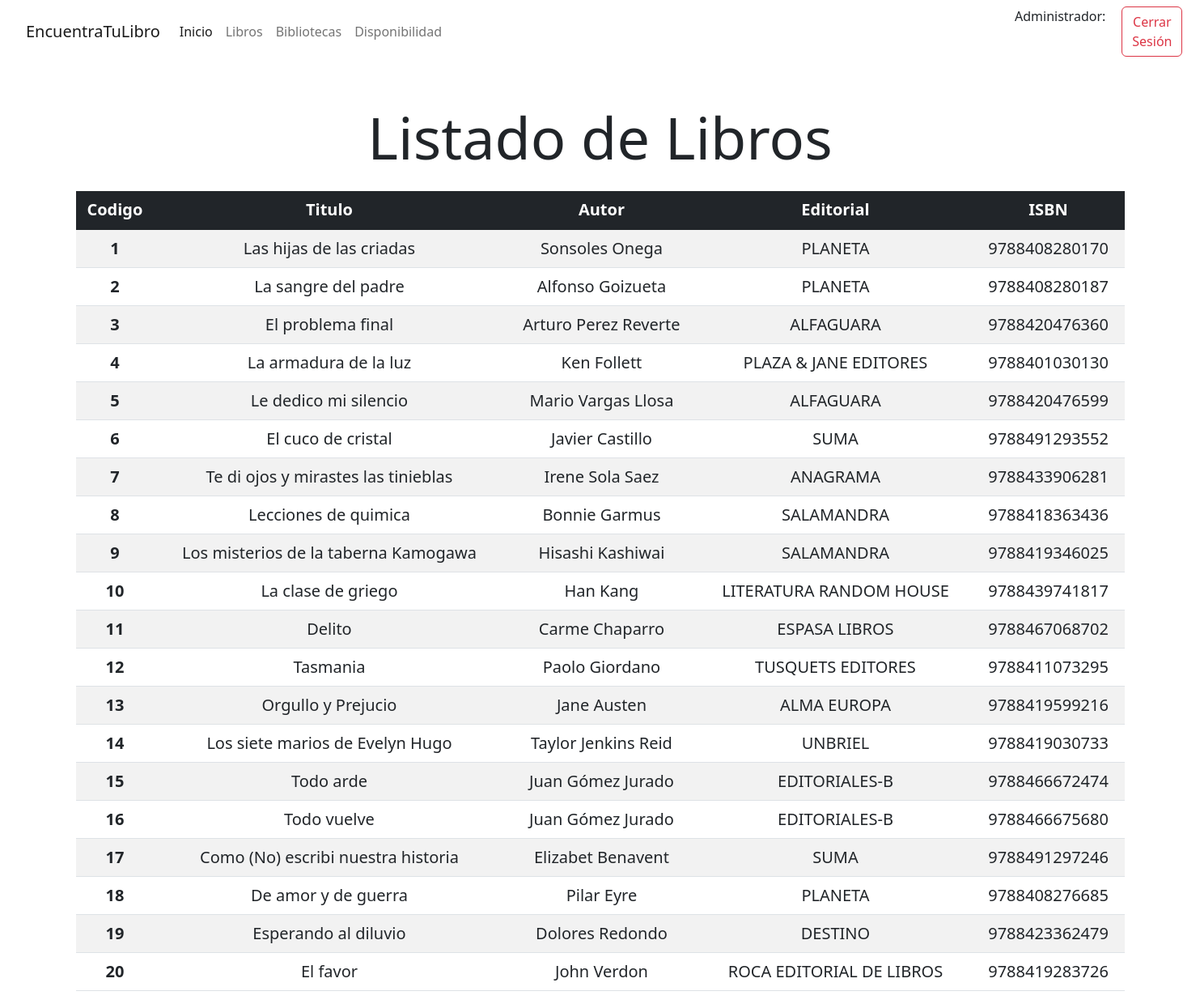
Page /pages/libros.php on the earlier database version.
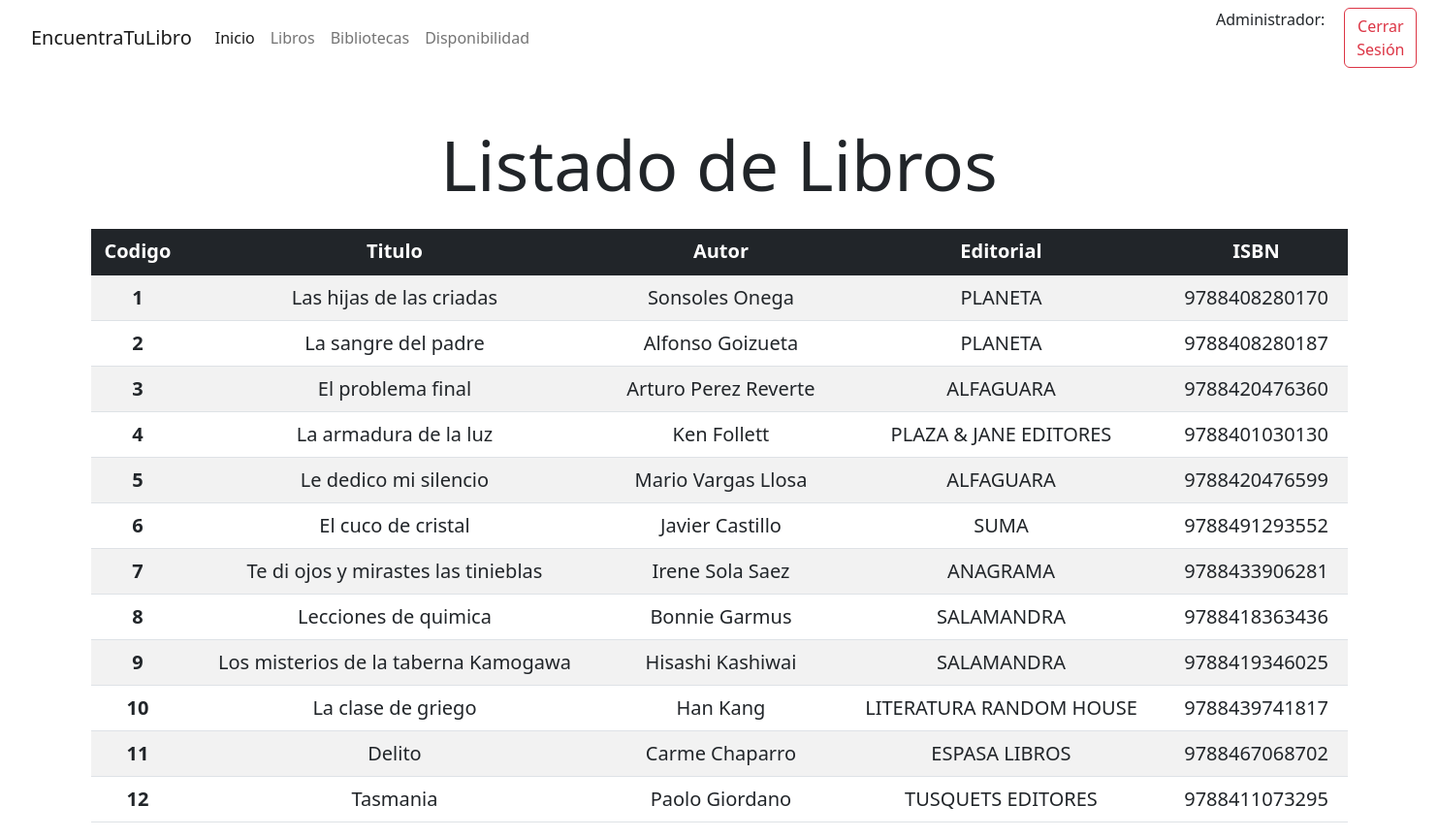
Same page on the later database version.
### tables this page shows
CREATE TABLE `libros` (
  `Id` int(11) NOT NULL,
  `Titulo` varchar(100) NOT NULL,
  `Autor` varchar(50) NOT NULL,
  `Editorial` varchar(100) DEFAULT NULL,
  `ISBN` bigint(15) NOT NULL
);

### scripts/conexionBD.php (the view, shortened to what this page needs)
<?php
function getAllBooks($cadenaConexion) {
    $bd = new PDO($cadenaConexion, 'root', '');
    $ini = $bd->prepare('SELECT * FROM LIBROS');
    $ini->execute();
    $books = $ini->fetchAll(PDO::FETCH_ASSOC);
    foreach ($books as $book) {
        echo '<tr class="fs-5">'
        . '<th scope="row">' . $book['Id'] . '</th>'
        . '<td>' . $book['Titulo'] . '</td>'
        . '<td>' . $book['Autor'] . '</td>'
        . '<td>' . $book['Editorial'] . '</td>'
        . '<td>' . $book['ISBN'] . '</td>'
        . '</tr>';
    }
}
?>

### pages/libros.php (shortened to what this page needs)
<?php
include '../scripts/conexionBD.php';
?>
<!DOCTYPE html>
<html lang="es">
    <head>
        <link href="https://cdn.jsdelivr.net/npm/bootstrap@5.2.3/dist/css/bootstrap.min.css" rel="stylesheet">
        <link rel="stylesheet" href="../css/admin.css">
    </head>
    <body>
        <div class="nav">
            <nav class="navbar navbar-expand-lg bg-body-tertiary">
                <div class="container-fluid">
                    <a class="navbar-brand" href="#">EncuentraTuLibro</a>
                    <div class="collapse navbar-collapse" id="navbarSupportedContent">
                        <ul class="navbar-nav me-auto mb-2 mb-lg-0">
                            <li class="nav-item">
                                <a class="nav-link active" aria-current="page" href="admin.php">Inicio</a>
                            </li>
                            <li class="nav-item">
                                <a class="nav-link" aria-current="page" href="libros.php">Libros</a>
                            </li>
                            <li class="nav-item">
                                <a class="nav-link" href="bibliotecas.php">Bibliotecas</a>
                            </li>
                            <li class="nav-item">
                                <a class="nav-link" href="disponibilidad.php">Disponibilidad</a>
                            </li>
                        </ul>
                        <div class="d-flex div_boton">
                            <p class="p">Administrador:
                            </p>
                            <form method="POST" action="../index.php">
                                <button class="btn btn-outline-danger" name="cerrar_sesion">Cerrar Sesión</button>
                            </form>
                        </div>
                    </div>
                </div>
            </nav>
        </div>
        <div class="container-xl mt-5 text-center">
            <h1 class="m-4 display-2">Listado de Libros</h1>
            <table class="table table-striped table-hover">
                <thead class="table-dark">
                    <tr class="fs-5">
                        <th scope="col">Codigo</th>
                        <th scope="col">Titulo</th>
                        <th scope="col">Autor</th>
                        <th scope="col">Editorial</th>
                        <th scope="col">ISBN</th>
                    </tr>
                </thead>
                <tbody class="table-group-divider">
                    <?php
                    getAllBooks($cadenaConexion);
                    ?>
                </tbody>
            </table>
        </div>
    </body>
</html>

### css/admin.css (style rules this page uses)
.nav { margin-left: 20px; margin-right: 20px; }
.div_boton { margin-left: 700px; }
.p { padding-right: 20px; }

Differences in the rows shown:
removed libros: Id "13", Titulo "Orgullo y Prejucio", Autor "Jane Austen", Editorial "ALMA EUROPA", ISBN "9788419599216"
removed libros: Id "14", Titulo "Los siete marios de Evelyn Hugo", Autor "Taylor Jenkins Reid", Editorial "UNBRIEL", ISBN "9788419030733"
removed libros: Id "15", Titulo "Todo arde", Autor "Juan Gómez Jurado", Editorial "EDITORIALES-B", ISBN "9788466672474"
removed libros: Id "16", Titulo "Todo vuelve", Autor "Juan Gómez Jurado", Editorial "EDITORIALES-B", ISBN "9788466675680"
removed libros: Id "17", Titulo "Como (No) escribi nuestra historia", Autor "Elizabet Benavent", Editorial "SUMA", ISBN "9788491297246"
removed libros: Id "18", Titulo "De amor y de guerra", Autor "Pilar Eyre", Editorial "PLANETA", ISBN "9788408276685"
removed libros: Id "19", Titulo "Esperando al diluvio", Autor "Dolores Redondo", Editorial "DESTINO", ISBN "9788423362479"
removed libros: Id "20", Titulo "El favor", Autor "John Verdon", Editorial "ROCA EDITORIAL DE LIBROS", ISBN "9788419283726"
